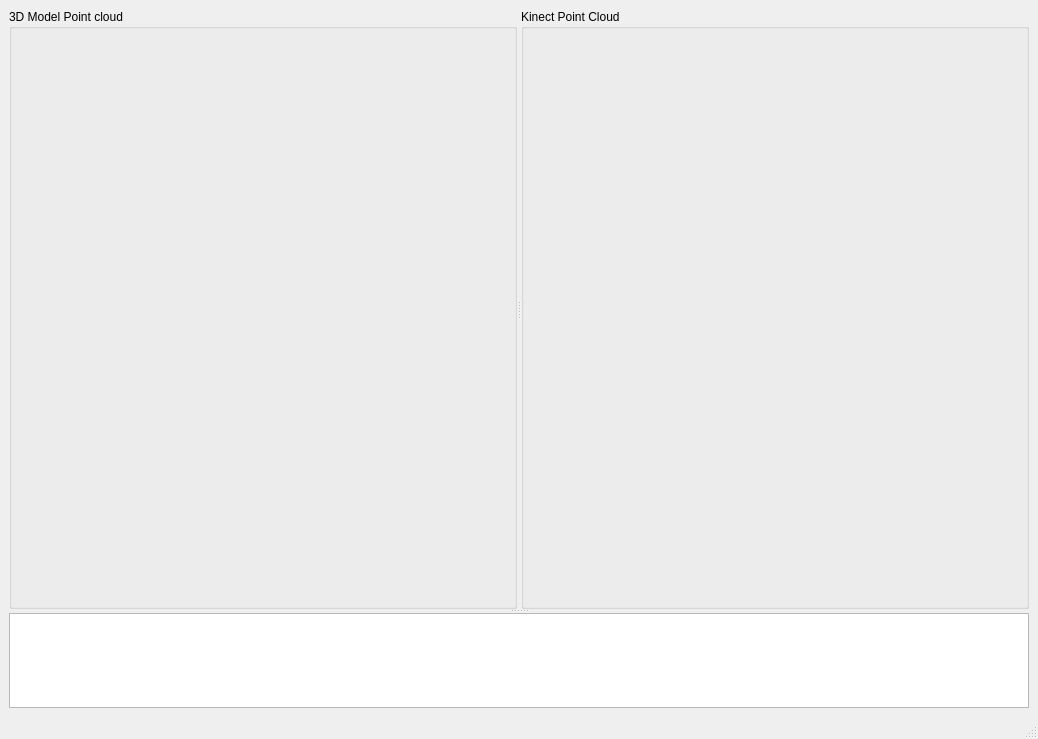
<?xml version="1.0" encoding="UTF-8"?>
<ui version="4.0">
 <class>RHCLVisualizer</class>
 <widget class="QMainWindow" name="RHCLVisualizer">
  <property name="geometry">
   <rect>
    <x>0</x>
    <y>0</y>
    <width>1038</width>
    <height>739</height>
   </rect>
  </property>
  <property name="windowTitle">
   <string>RHCLVisualizer</string>
  </property>
  <widget class="QWidget" name="centralwidget">
   <layout class="QGridLayout" name="gridLayout_5">
    <item row="0" column="0">
     <widget class="QSplitter" name="splitter_2">
      <property name="orientation">
       <enum>Qt::Vertical</enum>
      </property>
      <widget class="QSplitter" name="splitter">
       <property name="sizePolicy">
        <sizepolicy hsizetype="Expanding" vsizetype="Preferred">
         <horstretch>0</horstretch>
         <verstretch>0</verstretch>
        </sizepolicy>
       </property>
       <property name="minimumSize">
        <size>
         <width>0</width>
         <height>600</height>
        </size>
       </property>
       <property name="orientation">
        <enum>Qt::Horizontal</enum>
       </property>
       <property name="opaqueResize">
        <bool>false</bool>
       </property>
       <widget class="QGroupBox" name="groupBox">
        <property name="title">
         <string>3D Model Point cloud</string>
        </property>
        <layout class="QGridLayout" name="gridLayout">
         <item row="0" column="0">
          <widget class="QVTKOpenGLWidget" name="vtkModelWidget" native="true"/>
         </item>
        </layout>
       </widget>
       <widget class="QGroupBox" name="groupBox_2">
        <property name="title">
         <string>Kinect Point Cloud</string>
        </property>
        <layout class="QGridLayout" name="gridLayout_2">
         <item row="0" column="0">
          <widget class="QVTKOpenGLWidget" name="vtkKinectWidget" native="true"/>
         </item>
        </layout>
       </widget>
      </widget>
      <widget class="QTextEdit" name="Logger">
       <property name="maximumSize">
        <size>
         <width>16777215</width>
         <height>300</height>
        </size>
       </property>
      </widget>
     </widget>
    </item>
   </layout>
  </widget>
  <widget class="QMenuBar" name="menubar">
   <property name="geometry">
    <rect>
     <x>0</x>
     <y>0</y>
     <width>1038</width>
     <height>23</height>
    </rect>
   </property>
  </widget>
  <widget class="QStatusBar" name="statusbar"/>
 </widget>
 <customwidgets>
  <customwidget>
   <class>QVTKOpenGLWidget</class>
   <extends>QWidget</extends>
   <header>QVTKOpenGLWidget.h</header>
   <container>1</container>
  </customwidget>
 </customwidgets>
 <resources/>
 <connections/>
</ui>
